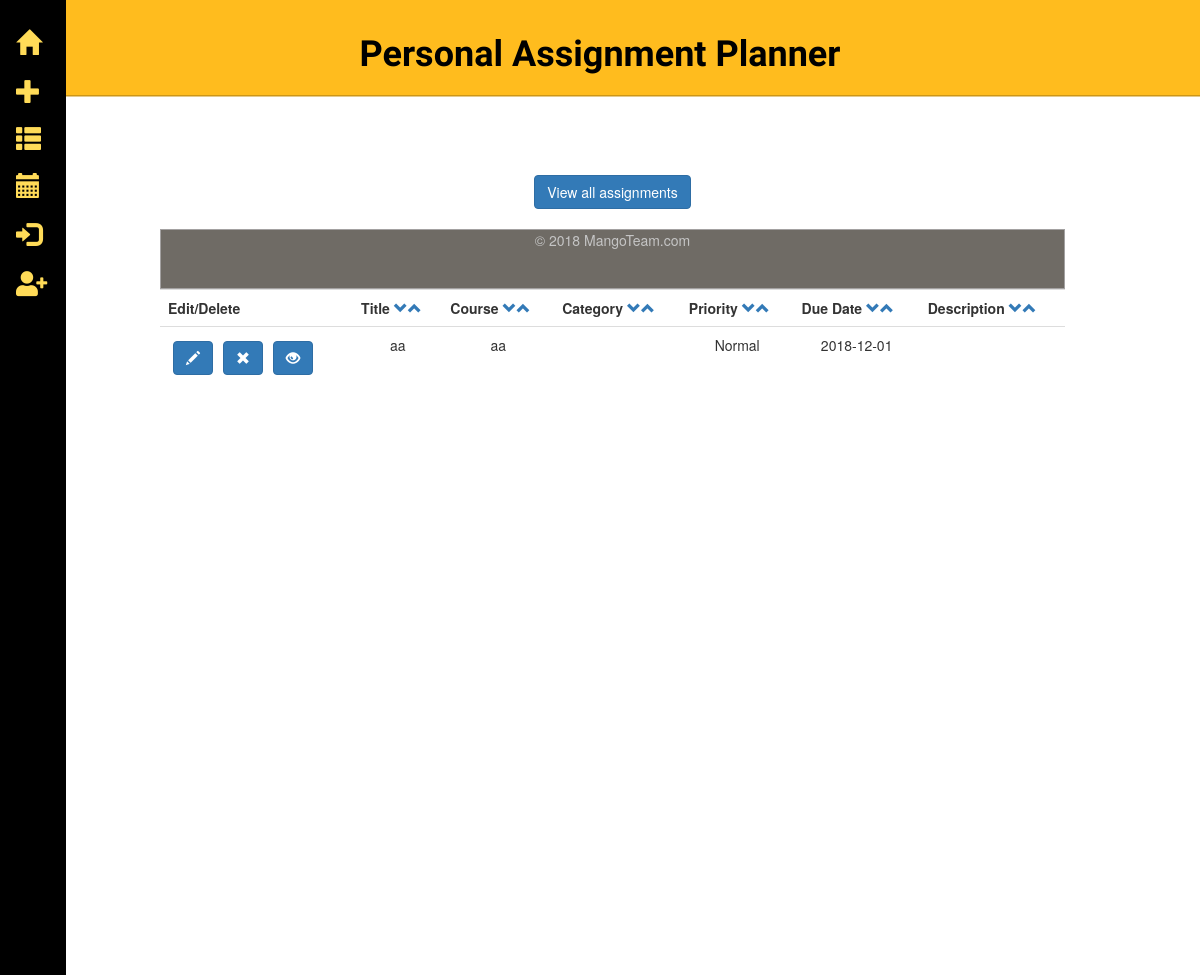
Screenshot of /full_view?id=4 with the database file from the repository.
### tables this page shows
CREATE TABLE assignments (
  id integer primary key autoincrement,
  username text not null,
  title text not null,
  course text not null,
  category text not null,
  priority text not null,
  duedate text not null,
  description text not null
);

### app.py (the view)
@app.route('/full_view', methods=['GET'])
def full_view():
    db = get_db()
    cur = db.execute('select * from assignments where id = ?', [request.args['id']])
    assignments = cur.fetchall()
    return render_template('full_view.html', assignments=assignments)

### app.py (called while the page is built)
def connect_db():
    rv = sqlite3.connect(app.config['DATABASE'])
    rv.row_factory = sqlite3.Row
    return rv

def get_db():
    if not hasattr(g, 'sqlite_db'):
        g.sqlite_db = connect_db()
    return g.sqlite_db

### templates/full_view.html (shortened to what this page needs)
{% extends "layout_template.html" %}
{% block body %}
<a href="./assignments"><button type="button" class="btn btn-primary">View all assignments</button></a>
<br><br>
    <table class="table">
            <tr>
                <th>Edit/Delete </th>
                <th>Title <a href="/?sort=title"><span class="glyphicon glyphicon-chevron-down arrow"></span></a><a href="/?arrange=title"><span class="glyphicon glyphicon-chevron-up arrow"></span></a></th>
                <th>Course <a href="/?sort=course"><span class="glyphicon glyphicon-chevron-down arrow"></span></a><a href="/?arrange=course"><span class="glyphicon glyphicon-chevron-up arrow"></span></a></th>
                <th>Category <a href="/?sort=category"><span class="glyphicon glyphicon-chevron-down arrow"></span></a><a href="/?arrange=category"><span class="glyphicon glyphicon-chevron-up arrow"></span></a></th>
                <th>Priority <a href="/?sort=category"><span class="glyphicon glyphicon-chevron-down arrow"></span></a><a href="/?arrange=category"><span class="glyphicon glyphicon-chevron-up arrow"></span></a></th>
                <th>Due Date <a href="/?sort=duedate"><span class="glyphicon glyphicon-chevron-down arrow"></span></a><a href="/?arrange=duedate"><span class="glyphicon glyphicon-chevron-up arrow"></span></a></th>
                <th>Description <a href="/?sort=description"><span class="glyphicon glyphicon-chevron-down arrow"></span></a><a href="/?arrange=description"><span class="glyphicon glyphicon-chevron-up arrow"></span></a></th>
            </tr>
            {% for assignment in assignments %}
                {% if assignment.priority == "Critical": %}
                <tr class="critical">
                {% elif assignment.priority == "High": %}
                <tr class="high">
                {% elif assignment.priority == "Normal": %}
                <tr class="normal">
                {% elif assignment.priority == "Low": %}
                <tr class="low">
                {% else %}
                <tr>
                {% endif %}
                        <td>
                            <form action="{{ url_for('edit_entry') }}" method="get" class="inline">
                                <button type="submit" class="btn btn-primary glyphicon glyphicon-pencil"></button>
                            </form>
                            <form action="{{ url_for('del_assignment') }}" method="post" class="inline">
                                <button type="submit" class="btn btn-primary glyphicon glyphicon-remove"></button>
                            </form>
                            <form action="{{ url_for('full_view') }}" method="get" class="inline">
                                <button type="submit" class="btn btn-primary glyphicon glyphicon-eye-open"></button>
                            </form>
                        </td>
                        <td>{{ assignment.title }}</td>
                        <td>{{ assignment.course }}</td>
                        <td>{{ assignment.category }}</td>
                        <td>{{ assignment.priority }}</td>
                        <td>{{ assignment.duedate }}</td>
                        <td>{{ assignment.description | safe }}</td>
                 </tr>
            {% else %}
                <em>No assignment entries here so far.</em>
                <br><br>
            {% endfor %}
{% endblock %}

### static/homepage.css (style rules this page uses)
a, a:focus, a:hover { padding: .25rem 0 }
html, body { height: 100%; background-color: #fff; }

### static/style.css (style rules this page uses)
.inline { float: left; padding: 5px; }

### rows the page displays
assignments: title "aa", course "aa", priority "Normal", duedate "2018-12-01"
